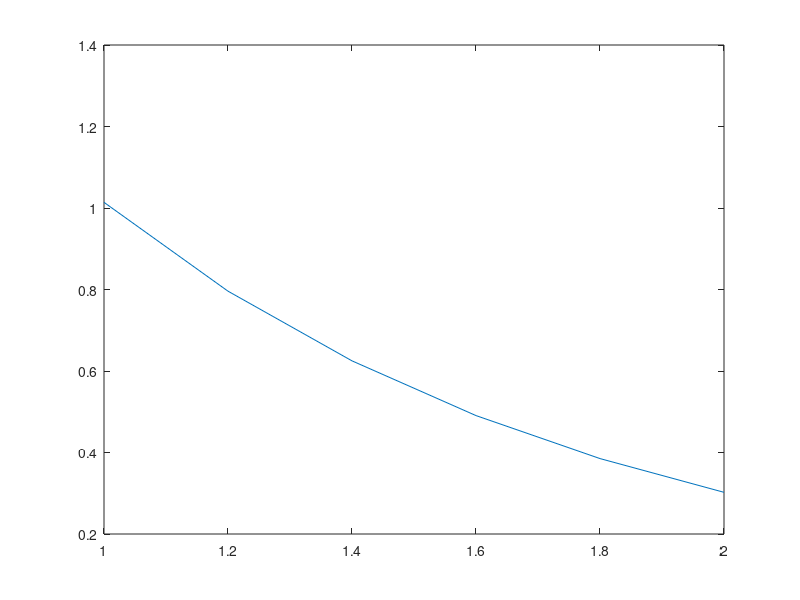
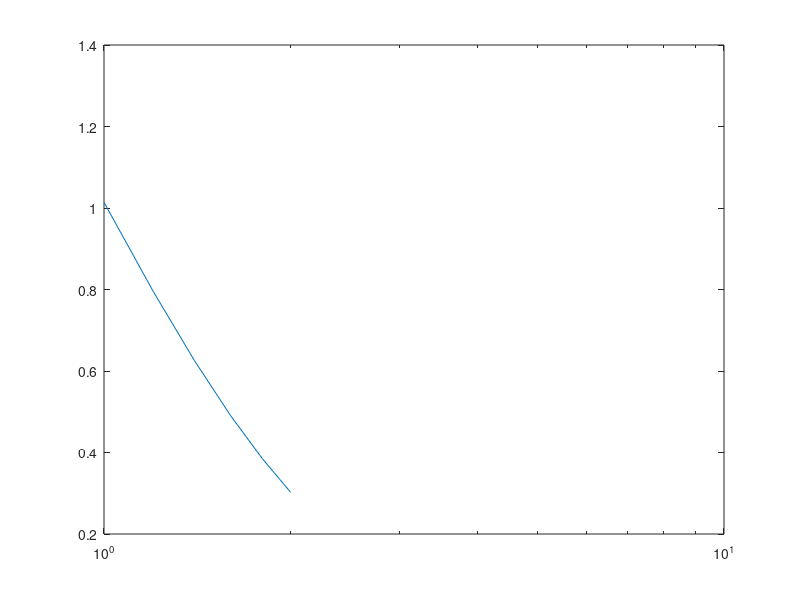
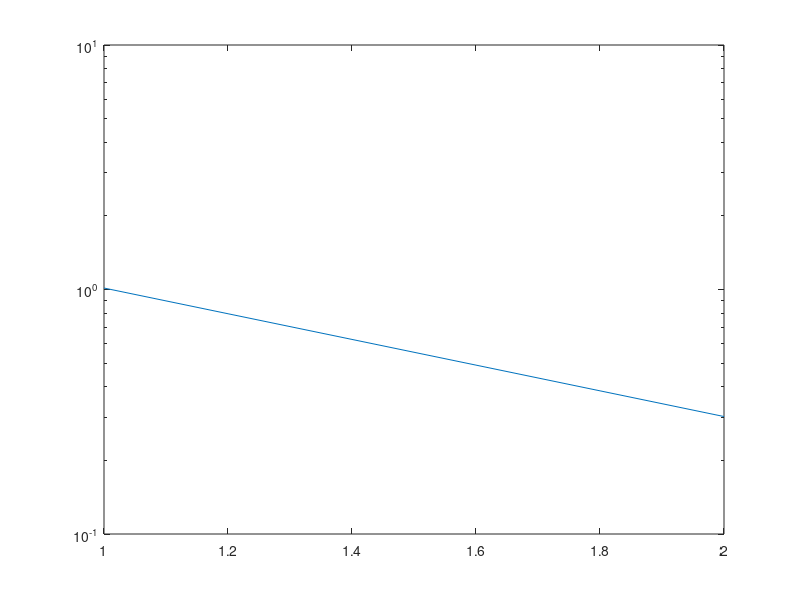
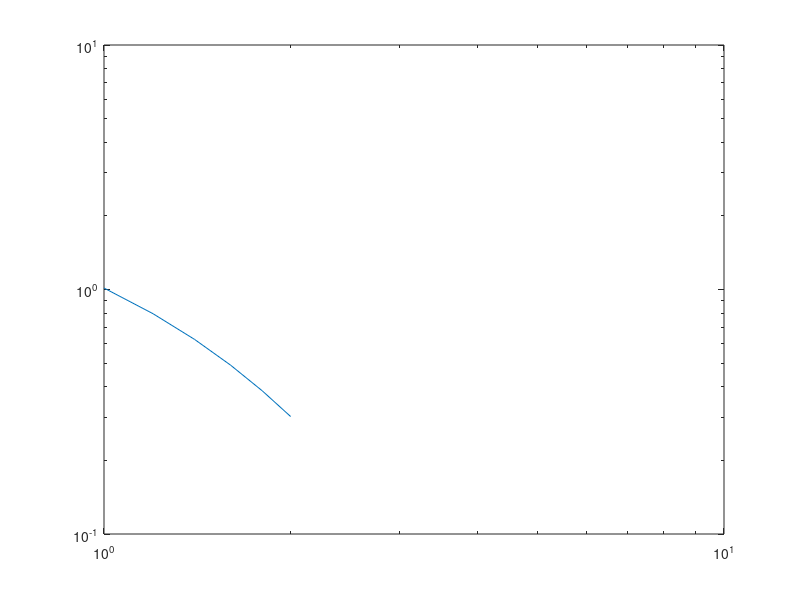

Here is the MATLAB script that generated these plots, in order:
x = [1, 1.2, 1.4, 1.6, 1.8, 2.0];
y = [1.0139, 0.7959, 0.6249, 0.4906, 0.3851, 0.3023];

figure(1)
plot(x, y);

figure(2)
semilogx(x, y);

figure(3)
semilogy(x, y);

figure(4)
loglog(x, y);
